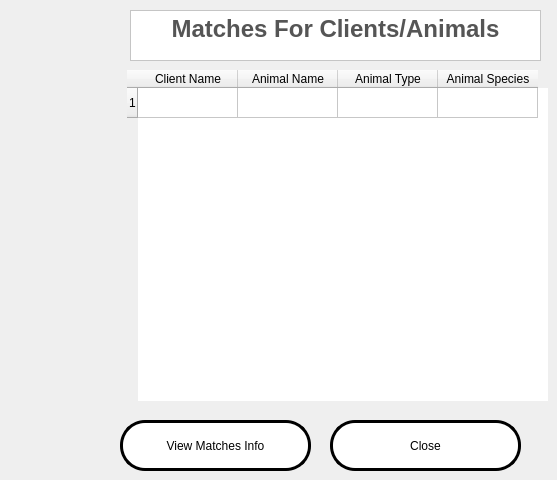
       <widget class="QWidget" name="summaryPage">
        <widget class="QTextBrowser" name="matchesHeadLine">
         <property name="geometry">
          <rect>
           <x>130</x>
           <y>10</y>
           <width>411</width>
           <height>51</height>
          </rect>
         </property>
         <property name="styleSheet">
          <string notr="true">background: white;</string>
         </property>
         <property name="html">
          <string>&lt;!DOCTYPE HTML PUBLIC &quot;-//W3C//DTD HTML 4.0//EN&quot; &quot;http://www.w3.org/TR/REC-html40/strict.dtd&quot;&gt;
&lt;html&gt;&lt;head&gt;&lt;meta name=&quot;qrichtext&quot; content=&quot;1&quot; /&gt;&lt;style type=&quot;text/css&quot;&gt;
p, li { white-space: pre-wrap; }
&lt;/style&gt;&lt;/head&gt;&lt;body style=&quot; font-family:'Sans'; font-size:10pt; font-weight:400; font-style:normal;&quot;&gt;
&lt;p align=&quot;center&quot; style=&quot; margin-top:0px; margin-bottom:0px; margin-left:0px; margin-right:0px; -qt-block-indent:0; text-indent:0px;&quot;&gt;&lt;span style=&quot; font-size:18pt; font-weight:600; color:#555555;&quot;&gt;Matches For Clients/Animals&lt;/span&gt;&lt;/p&gt;&lt;/body&gt;&lt;/html&gt;</string>
         </property>
        </widget>
        <widget class="QPushButton" name="viewDetailedMatchBtn">
         <property name="geometry">
          <rect>
           <x>120</x>
           <y>420</y>
           <width>191</width>
           <height>51</height>
          </rect>
         </property>
         <property name="cursor">
          <cursorShape>PointingHandCursor</cursorShape>
         </property>
         <property name="styleSheet">
          <string notr="true">#viewDetailedMatchBtn{

border: 3px solid black;
background:white;

border-radius: 25px;
}

#viewDetailedMatchBtn:hover{

	background:  qlineargradient( x1:0 y1:0, x2:1 y2:0, stop:0 #ffeaa7, stop:1 #fab1a0);
	color:#555;
}






</string>
         </property>
         <property name="text">
          <string>View Matches Info</string>
         </property>
        </widget>
        <widget class="QTableWidget" name="matchesList">
         <property name="geometry">
          <rect>
           <x>127</x>
           <y>70</y>
           <width>421</width>
           <height>331</height>
          </rect>
         </property>
         <property name="styleSheet">
          <string notr="true">border: none;
background:none;</string>
         </property>
         <property name="editTriggers">
          <set>QAbstractItemView::AnyKeyPressed</set>
         </property>
         <row>
          <property name="text">
           <string>1</string>
          </property>
         </row>
         <column>
          <property name="text">
           <string>Client Name</string>
          </property>
         </column>
         <column>
          <property name="text">
           <string>Animal Name</string>
          </property>
         </column>
         <column>
          <property name="text">
           <string>Animal Type</string>
          </property>
         </column>
         <column>
          <property name="text">
           <string>Animal Species</string>
          </property>
         </column>
        </widget>
        <widget class="QPushButton" name="closeAcmPageBtn">
         <property name="geometry">
          <rect>
           <x>330</x>
           <y>420</y>
           <width>191</width>
           <height>51</height>
          </rect>
         </property>
         <property name="cursor">
          <cursorShape>PointingHandCursor</cursorShape>
         </property>
         <property name="styleSheet">
          <string notr="true">#closeAcmPageBtn{

border: 3px solid black;
background:white;

border-radius: 25px;
}

#closeAcmPageBtn:hover{

	background:  qlineargradient( x1:0 y1:0, x2:1 y2:0, stop:0 #ffeaa7, stop:1 #fab1a0);
	color:#555;
}






</string>
         </property>
         <property name="text">
          <string>Close</string>
         </property>
        </widget>
       </widget>
